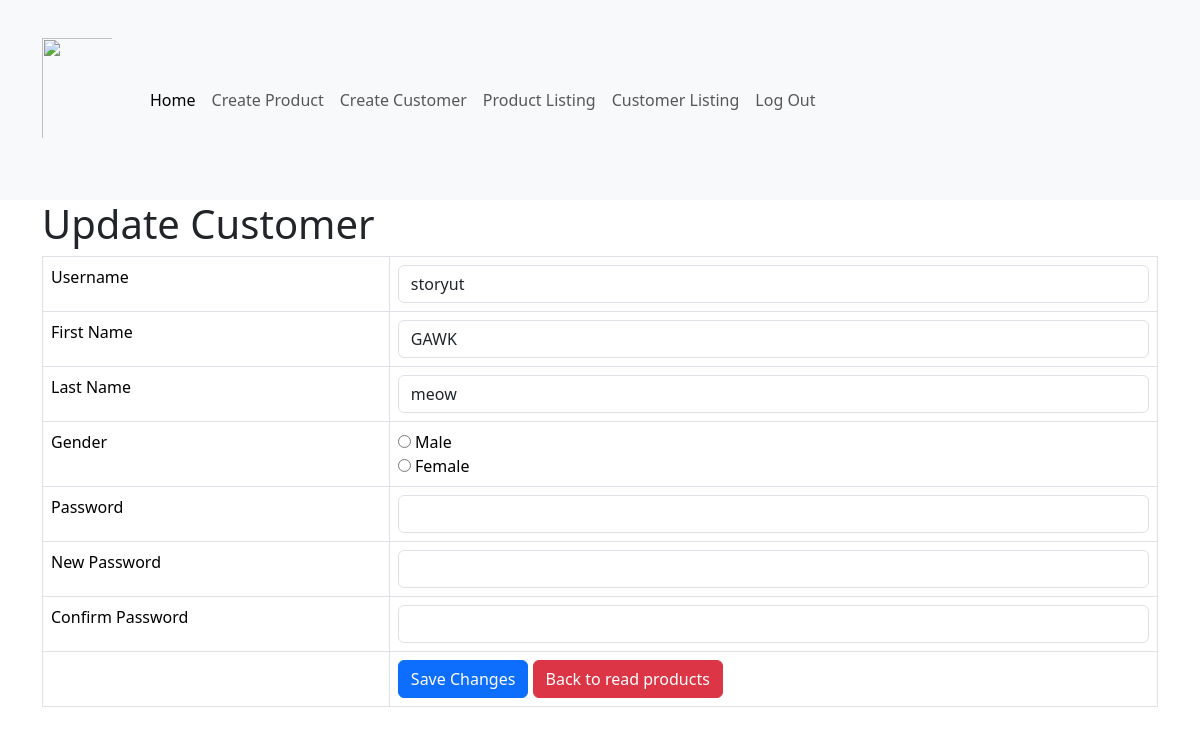
The page /shop/customer_update.php?userid=1 (signed in) on the database its author committed.
### tables this page shows
CREATE TABLE IF NOT EXISTS `customers` (
  `user_id` int NOT NULL AUTO_INCREMENT,
  `username` varchar(255) NOT NULL,
  `password` varchar(255) NOT NULL,
  `first_name` text NOT NULL,
  `last_name` text NOT NULL,
  `gender` varchar(255) NOT NULL,
  `date_of_birth` date NOT NULL,
  `registration_time` timestamp NOT NULL DEFAULT CURRENT_TIMESTAMP,
  `account_status` tinyint(1) NOT NULL DEFAULT '1',
  PRIMARY KEY (`user_id`)
);

### shop/customer_update.php (the view, shortened to what this page needs)
<!DOCTYPE HTML>
<?php
include 'menu.php';
?>
<html>
<head>
    <link href="https://cdn.jsdelivr.net/npm/bootstrap@5.3.3/dist/css/bootstrap.min.css" rel="stylesheet">
</head>
<body>
    <div class="container">
        <div class="page-header">
            <h1>Update Customer</h1>
            <?php
            $userid = isset($_GET['userid']) ? $_GET['userid'] : die('ERROR: Record Username not found.');
            include 'config/database.php';
            try {
                $query = "SELECT user_id, username, password, first_name, last_name, gender FROM customers WHERE user_id = ? LIMIT 0,1";
                $stmt = $con->prepare($query);
                $stmt->bindParam(1, $userid);
                $stmt->execute();
                $row = $stmt->fetch(PDO::FETCH_ASSOC);
                $fetched_name = $row['username'];
                $first_name = $row['first_name'];
                $last_name = $row['last_name'];
            } catch (PDOException $exception) {
                die('ERROR: ' . $exception->getMessage());
            }
            ?>
            <form action="<?php echo htmlspecialchars($_SERVER["PHP_SELF"] . "?userid={$userid}"); ?>" method="post">
                <table class='table table-hover table-responsive table-bordered'>
                    <tr>
                        <td>Username</td>
                        <td><input type='text' name='nameUser'
                                value="<?php echo htmlspecialchars($fetched_name, ENT_QUOTES) ?>"
                                class='form-control' />
                        </td>
                    </tr>
                    <tr>
                        <td>First Name</td>
                        <td><input type='text' name='firstname'
                                value="<?php echo htmlspecialchars($first_name, ENT_QUOTES) ?>" class='form-control' />
                        </td>
                    </tr>
                    <tr>
                        <td>Last Name</td>
                        <td><input type='text' name='lastname'
                                value="<?php echo htmlspecialchars($last_name, ENT_QUOTES) ?>" class='form-control' />
                        </td>
                    </tr>
                    <tr>
                        <td>Gender</td>
                        <td>
                            <input type='radio' id='male' name='gender' value='male' />
                            <label for="male">Male</label><br>
                            <input type='radio' id='female' name='gender' value='female' />
                            <label for="female">Female</label>
                        </td>
                    </tr>
                    <tr>
                        <td>Password</td>
                        <td><input type="password" name='password' class='form-control'></input>
                        </td>
                    </tr>
                    <tr>
                        <td>New Password</td>
                        <td><input type="password" name='new_password' class='form-control'></input>
                        </td>
                    </tr>
                    <tr>
                        <td>Confirm Password</td>
                        <td><input type="password" name='confirm_password' class='form-control'></input>
                        </td>
                    </tr>
                    <tr>
                        <td></td>
                        <td>
                            <input type='submit' value='Save Changes' class='btn btn-primary' />
                            <a href='customer_listing.php' class='btn btn-danger'>Back to read products</a>
                        </td>
                    </tr>
                </table>
            </form>
        </div>
    </div>
</body>
</html>

### rows shown on the page
customers: nameUser "storyut", firstname "GAWK", lastname "meow"
